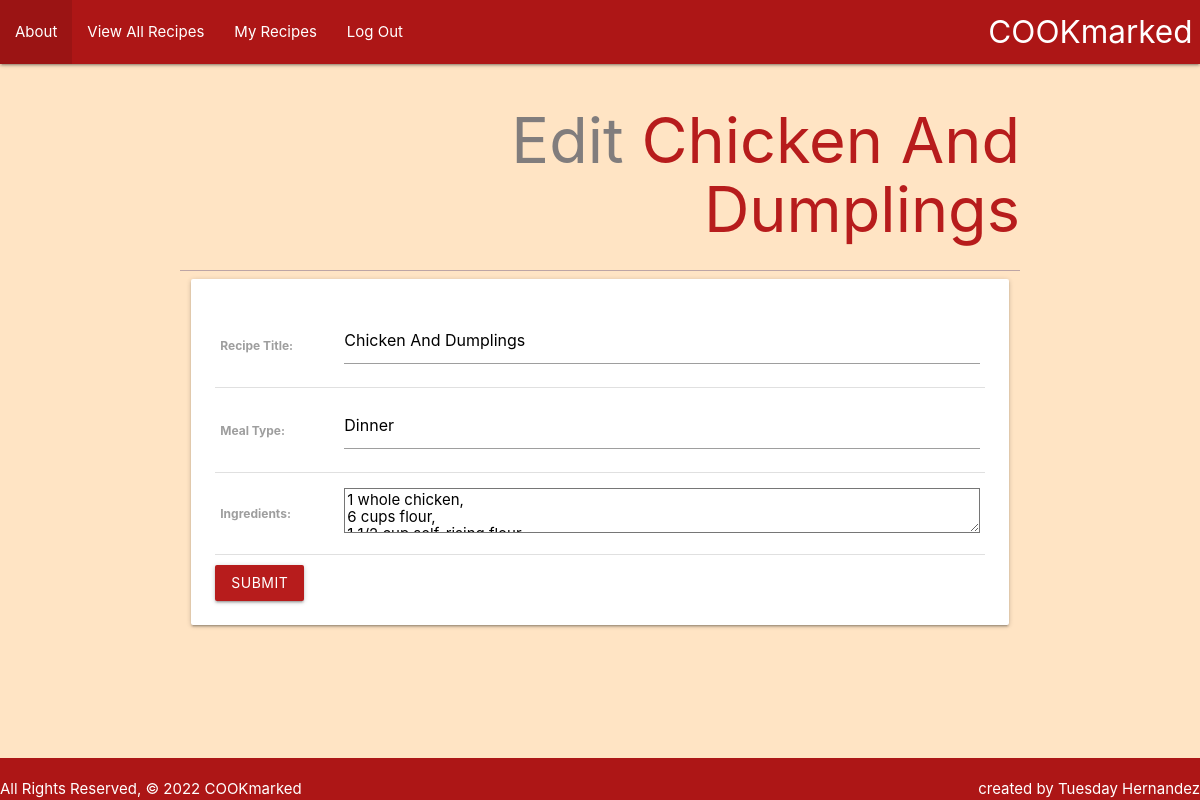
The app's page /cookmarked/1/update/ (signed in), older data.
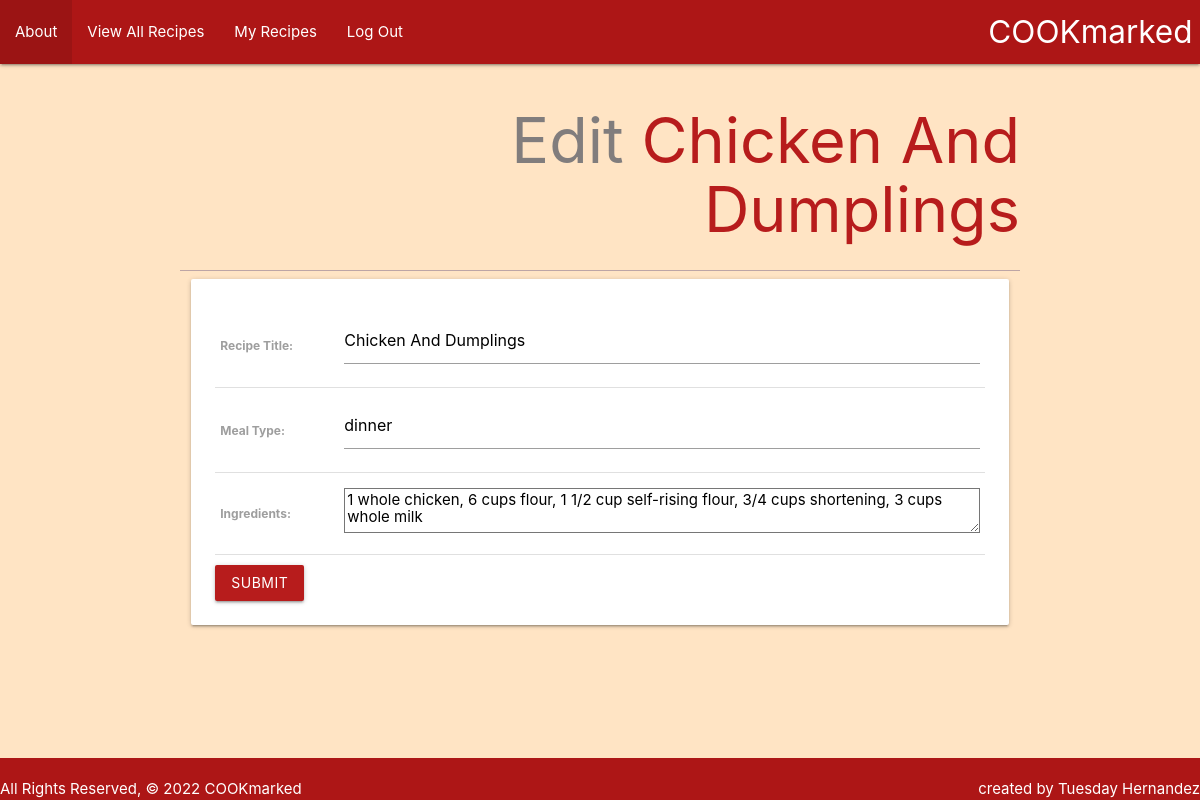
The same page, newer data.
### main_app/models.py (models this page shows, shortened)
class Recipe(models.Model):
    label = models.CharField("Recipe Title", max_length=150)
    mealtype = models.CharField("Meal Type", max_length=100)
    ingredients = models.TextField(max_length=900)
    user = models.ForeignKey(User, on_delete=models.CASCADE)

### main_app/views.py (the view)
# urls.py: path('cookmarked/<int:pk>/update/', views.RecipeUpdate.as_view(), name='recipe_update'),
class RecipeUpdate(LoginRequiredMixin, UpdateView):
    model = Recipe
    fields = ['label', 'mealtype', 'ingredients']

### main_app/templates/main_app/recipe_form.html (shortened to what this page needs)
{% extends 'base.html' %} {% block content %}
{% if object %}
<h1>Edit <span class="red-text text-darken-4">{{ object.label }}</span></h1>
{% else %}
<h1>Add Recipe</h1>
{% endif %}
<hr />
<div class="row">
    <div class="col s12">
        <div class="card">
            <div class="card-content">
                <form action="" method="post">
                    <table>
                        {{ form.as_table }}
                    </table>
                    <input type="submit" value="Submit" class="click add btn red darken-4" />
                </form>
            </div>
        </div>
    </div>
</div>
{% endblock %}

### main_app/templates/base.html (shortened to what this page needs)
{% load static %}
<!DOCTYPE html>
<html lang="en">
<head>
    <link
        rel="stylesheet"
        href="https://cdnjs.cloudflare.com/ajax/libs/materialize/1.0.0/css/materialize.min.css"
    />
    <link
        rel="stylesheet"
        type="text/css"
        href="{% static 'css/styles.css' %}"
    />
</head>
<body>
    <header class="navbar-fixed">
        <nav>
            <ul>
                <li>
                    <a href="/" class="right brand-logo">&nbsp;&nbsp;COOKmarked</a>
                </li>
            </ul>
            <ul class="left">
                <li><a class="mobile" href="{% url 'about' %}">About</a></li>
                {% if user.is_authenticated %}
                <li><a href="{% url 'all' %}">View All Recipes</a></li>
                <li><a href="{% url 'index' %}">My Recipes</a></li>
                <li><a class="mobile" href="{% url 'logout' %}">Log Out</a></li>
                {% else %}
                <li><a href="{% url 'login' %}">Log In</a></li>
                <li><a href="{% url 'signup' %}">Sign Up</a></li>
                {% endif %}
            </ul>
        </nav>
    </header>
    <main class="container">{% block content %} {% endblock %}</main>
    <footer class="page-footer">
        <div class="left">
            All Rights Reserved, &copy 2022 COOKmarked &nbsp;
        </div>
        <div class="right">
            created by Tuesday Hernandez
        </div>
    </footer>
</body>
</html>

### main_app/static/css/styles.css (style rules this page uses)
* { box-sizing: border-box; margin: 0; }
body { min-height: 100vh; display: flex; flex-direction: column; background-color: bisque; color: #4b4545; }
nav { background-color: rgb(173, 22, 22); }
main { flex: 1 0 auto; }
h1 { color: #817d7d; text-align: right; }
hr { height: 1.5px; background-color: rgb(189, 165, 165); border: none; }
.add { margin-top: 10px !important; }
.click { transition: 1s !important; }
footer { padding-top: 0; text-align: right; background-color: rgb(173, 22, 22) !important; }

Row changes from the older to the newer data that the page shows:
changed Recipe "Chicken And Dumplings": mealtype "Dinner" → "dinner"
